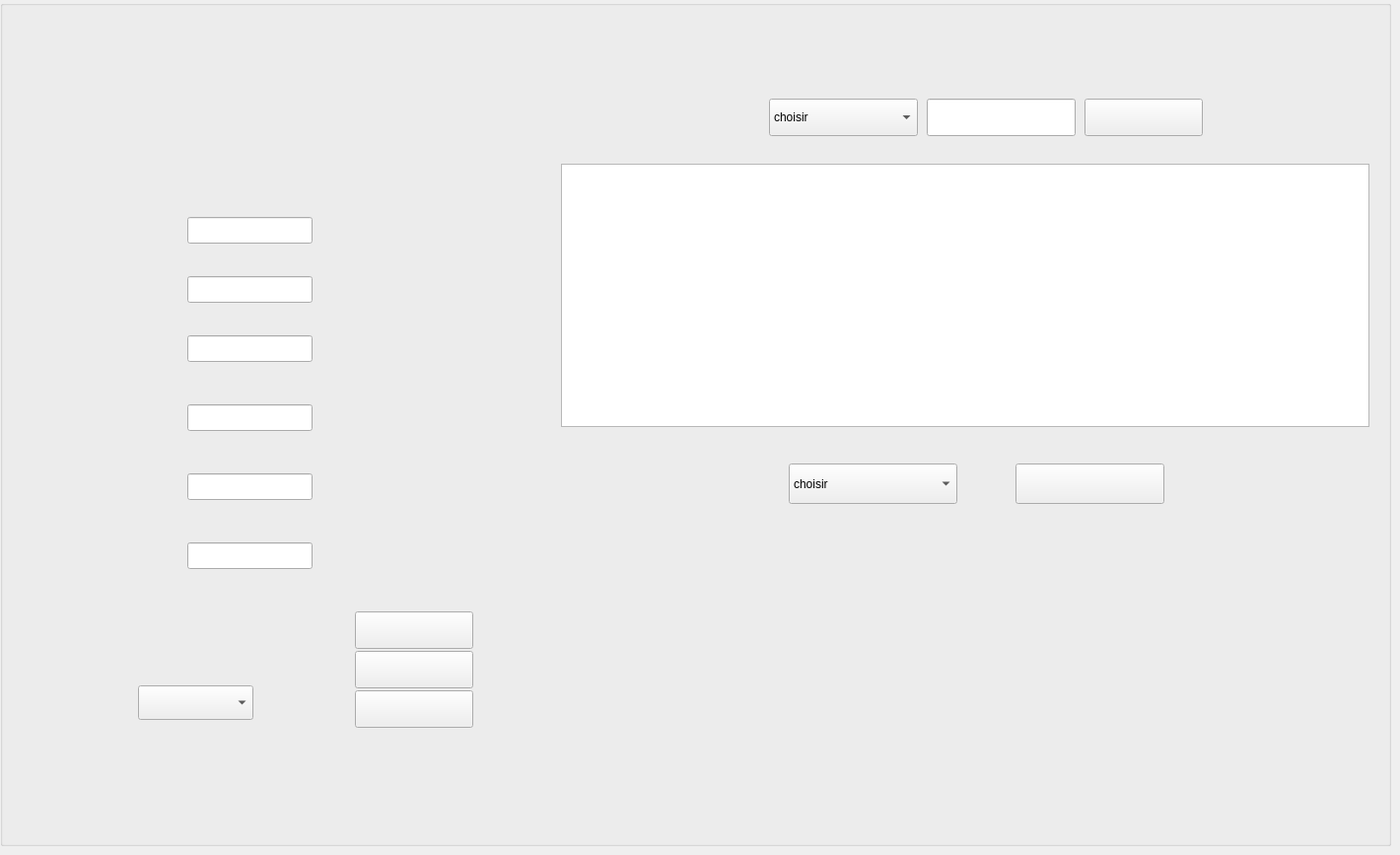
           <widget class="QWidget" name="gestion_cl">
            <attribute name="title">
             <string>Gestion client</string>
            </attribute>
            <widget class="QGroupBox" name="ajout_cl">
             <property name="geometry">
              <rect>
               <x>0</x>
               <y>0</y>
               <width>1411</width>
               <height>858</height>
              </rect>
             </property>
             <property name="styleSheet">
              <string notr="true"/>
             </property>
             <property name="title">
              <string/>
             </property>
             <widget class="QPushButton" name="pb_envoyermail_client">
              <property name="geometry">
               <rect>
                <x>1030</x>
                <y>470</y>
                <width>151</width>
                <height>41</height>
               </rect>
              </property>
              <property name="font">
               <font>
                <family>Junior Prince</family>
                <pointsize>11</pointsize>
                <weight>50</weight>
                <italic>false</italic>
                <bold>false</bold>
                <underline>false</underline>
                <strikeout>false</strikeout>
               </font>
              </property>
              <property name="styleSheet">
               <string notr="true">border-image: url(:/img/img/envoyermail.png);</string>
              </property>
              <property name="text">
               <string/>
              </property>
             </widget>
             <widget class="QPushButton" name="pb_ajout_client">
              <property name="geometry">
               <rect>
                <x>360</x>
                <y>620</y>
                <width>120</width>
                <height>38</height>
               </rect>
              </property>
              <property name="font">
               <font>
                <family>Junior Prince</family>
                <pointsize>11</pointsize>
                <weight>50</weight>
                <italic>false</italic>
                <bold>false</bold>
                <underline>false</underline>
                <strikeout>false</strikeout>
                <kerning>true</kerning>
               </font>
              </property>
              <property name="autoFillBackground">
               <bool>false</bool>
              </property>
              <property name="styleSheet">
               <string notr="true">border-image: url(:/img/img/Ajouter.png);</string>
              </property>
              <property name="text">
               <string/>
              </property>
             </widget>
             <widget class="QLineEdit" name="le_pays_client">
              <property name="geometry">
               <rect>
                <x>190</x>
                <y>340</y>
                <width>127</width>
                <height>27</height>
               </rect>
              </property>
              <property name="styleSheet">
               <string notr="true">border-image: url(:/img/img/LD.png);</string>
              </property>
              <property name="text">
               <string/>
              </property>
              <property name="readOnly">
               <bool>false</bool>
              </property>
             </widget>
             <widget class="QLineEdit" name="le_ref_client">
              <property name="geometry">
               <rect>
                <x>190</x>
                <y>220</y>
                <width>127</width>
                <height>27</height>
               </rect>
              </property>
              <property name="styleSheet">
               <string notr="true">border-image: url(:/img/img/LD.png);</string>
              </property>
              <property name="readOnly">
               <bool>false</bool>
              </property>
             </widget>
             <widget class="QLineEdit" name="le_telephone_client">
              <property name="geometry">
               <rect>
                <x>190</x>
                <y>550</y>
                <width>127</width>
                <height>27</height>
               </rect>
              </property>
              <property name="styleSheet">
               <string notr="true">border-image: url(:/img/img/LD.png);</string>
              </property>
              <property name="text">
               <string/>
              </property>
              <property name="readOnly">
               <bool>false</bool>
              </property>
             </widget>
             <widget class="QLineEdit" name="le_nom_client">
              <property name="geometry">
               <rect>
                <x>190</x>
                <y>280</y>
                <width>127</width>
                <height>27</height>
               </rect>
              </property>
              <property name="styleSheet">
               <string notr="true">border-image: url(:/img/img/LD.png);</string>
              </property>
              <property name="readOnly">
               <bool>false</bool>
              </property>
             </widget>
             <widget class="QLineEdit" name="le_adresse_client">
              <property name="geometry">
               <rect>
                <x>190</x>
                <y>410</y>
                <width>127</width>
                <height>27</height>
               </rect>
              </property>
              <property name="styleSheet">
               <string notr="true">border-image: url(:/img/img/LD.png);</string>
              </property>
              <property name="readOnly">
               <bool>false</bool>
              </property>
             </widget>
             <widget class="QLineEdit" name="le_Email_client">
              <property name="geometry">
               <rect>
                <x>190</x>
                <y>480</y>
                <width>127</width>
                <height>27</height>
               </rect>
              </property>
              <property name="styleSheet">
               <string notr="true">border-image: url(:/img/img/LD.png);</string>
              </property>
              <property name="text">
               <string/>
              </property>
              <property name="readOnly">
               <bool>false</bool>
              </property>
             </widget>
             <widget class="QTableView" name="tab_client">
              <property name="geometry">
               <rect>
                <x>569</x>
                <y>166</y>
                <width>820</width>
                <height>267</height>
               </rect>
              </property>
              <property name="styleSheet">
               <string notr="true"/>
              </property>
             </widget>
             <widget class="QComboBox" name="comboBox_tri_client">
              <property name="geometry">
               <rect>
                <x>800</x>
                <y>470</y>
                <width>171</width>
                <height>41</height>
               </rect>
              </property>
              <property name="styleSheet">
               <string notr="true">border-image: url(:/img/img/LD.png);</string>
              </property>
              <item>
               <property name="text">
                <string>choisir</string>
               </property>
              </item>
              <item>
               <property name="text">
                <string>références croissants</string>
               </property>
              </item>
              <item>
               <property name="text">
                <string>références décroissants</string>
               </property>
              </item>
              <item>
               <property name="text">
                <string>Alphabétique</string>
               </property>
              </item>
             </widget>
             <widget class="QComboBox" name="cb_rech_client">
              <property name="geometry">
               <rect>
                <x>780</x>
                <y>100</y>
                <width>151</width>
                <height>38</height>
               </rect>
              </property>
              <property name="styleSheet">
               <string notr="true">border-image: url(:/img/img/LD.png);</string>
              </property>
              <item>
               <property name="text">
                <string>choisir</string>
               </property>
              </item>
              <item>
               <property name="text">
                <string>nom</string>
               </property>
              </item>
              <item>
               <property name="text">
                <string>reference</string>
               </property>
              </item>
              <item>
               <property name="text">
                <string>telephone</string>
               </property>
              </item>
             </widget>
             <widget class="QPushButton" name="search_pb">
              <property name="geometry">
               <rect>
                <x>1100</x>
                <y>100</y>
                <width>120</width>
                <height>38</height>
               </rect>
              </property>
              <property name="styleSheet">
               <string notr="true">border-image: url(:/img/img/Rechercher.png);</string>
              </property>
              <property name="text">
               <string/>
              </property>
             </widget>
             <widget class="QLineEdit" name="le_amine">
              <property name="geometry">
               <rect>
                <x>940</x>
                <y>100</y>
                <width>151</width>
                <height>38</height>
               </rect>
              </property>
              <property name="styleSheet">
               <string notr="true">border-image: url(:/img/img/LD.png);</string>
              </property>
             </widget>
             <widget class="QComboBox" name="cb_reff_modif">
              <property name="geometry">
               <rect>
                <x>140</x>
                <y>695</y>
                <width>117</width>
                <height>35</height>
               </rect>
              </property>
              <property name="styleSheet">
               <string notr="true">border-image: url(:/img/img/LD.png);</string>
              </property>
             </widget>
             <widget class="QPushButton" name="pb_modif_client">
              <property name="geometry">
               <rect>
                <x>360</x>
                <y>660</y>
                <width>120</width>
                <height>38</height>
               </rect>
              </property>
              <property name="font">
               <font>
                <family>Junior Prince</family>
                <pointsize>11</pointsize>
                <weight>50</weight>
                <italic>false</italic>
                <bold>false</bold>
                <underline>false</underline>
                <strikeout>false</strikeout>
                <kerning>true</kerning>
               </font>
              </property>
              <property name="autoFillBackground">
               <bool>false</bool>
              </property>
              <property name="styleSheet">
               <string notr="true">border-image: url(:/img/img/Modifier.png);</string>
              </property>
              <property name="text">
               <string/>
              </property>
             </widget>
             <widget class="QPushButton" name="pb_supprimer_client">
              <property name="geometry">
               <rect>
                <x>360</x>
                <y>700</y>
                <width>120</width>
                <height>38</height>
               </rect>
              </property>
              <property name="font">
               <font>
                <family>Junior Prince</family>
                <pointsize>11</pointsize>
                <weight>50</weight>
                <italic>false</italic>
                <bold>false</bold>
                <underline>false</underline>
                <strikeout>false</strikeout>
               </font>
              </property>
              <property name="styleSheet">
               <string notr="true">border-image: url(:/img/img/Supprimer.png);</string>
              </property>
              <property name="text">
               <string/>
              </property>
             </widget>
             <widget class="QLabel" name="photoCli">
              <property name="geometry">
               <rect>
                <x>0</x>
                <y>0</y>
                <width>1411</width>
                <height>858</height>
               </rect>
              </property>
              <property name="styleSheet">
               <string notr="true"/>
              </property>
              <property name="text">
               <string/>
              </property>
             </widget>
             <zorder>photoCli</zorder>
             <zorder>pb_envoyermail_client</zorder>
             <zorder>pb_ajout_client</zorder>
             <zorder>le_pays_client</zorder>
             <zorder>le_ref_client</zorder>
             <zorder>le_telephone_client</zorder>
             <zorder>le_nom_client</zorder>
             <zorder>le_adresse_client</zorder>
             <zorder>le_Email_client</zorder>
             <zorder>tab_client</zorder>
             <zorder>comboBox_tri_client</zorder>
             <zorder>cb_rech_client</zorder>
             <zorder>search_pb</zorder>
             <zorder>le_amine</zorder>
             <zorder>cb_reff_modif</zorder>
             <zorder>pb_modif_client</zorder>
             <zorder>pb_supprimer_client</zorder>
            </widget>
           </widget>
